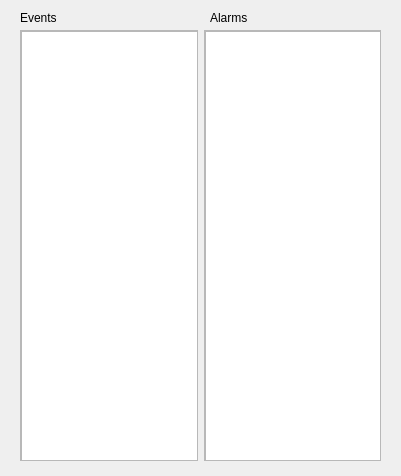
<?xml version="1.0" encoding="UTF-8"?>
<ui version="4.0">
 <class>EventWindow</class>
 <widget class="QDialog" name="EventWindow">
  <property name="geometry">
   <rect>
    <x>0</x>
    <y>0</y>
    <width>401</width>
    <height>476</height>
   </rect>
  </property>
  <property name="sizePolicy">
   <sizepolicy hsizetype="Fixed" vsizetype="Fixed">
    <horstretch>0</horstretch>
    <verstretch>0</verstretch>
   </sizepolicy>
  </property>
  <property name="minimumSize">
   <size>
    <width>401</width>
    <height>476</height>
   </size>
  </property>
  <property name="maximumSize">
   <size>
    <width>401</width>
    <height>476</height>
   </size>
  </property>
  <property name="windowTitle">
   <string>Dialog</string>
  </property>
  <widget class="QWidget" name="layoutWidget">
   <property name="geometry">
    <rect>
     <x>20</x>
     <y>30</y>
     <width>361</width>
     <height>431</height>
    </rect>
   </property>
   <layout class="QHBoxLayout" name="horizontalLayout">
    <item>
     <widget class="QScrollArea" name="scrollArea">
      <property name="widgetResizable">
       <bool>true</bool>
      </property>
      <widget class="QWidget" name="scrollAreaWidgetContents">
       <property name="geometry">
        <rect>
         <x>0</x>
         <y>0</y>
         <width>174</width>
         <height>427</height>
        </rect>
       </property>
       <widget class="QListView" name="eventList">
        <property name="geometry">
         <rect>
          <x>0</x>
          <y>0</y>
          <width>181</width>
          <height>441</height>
         </rect>
        </property>
       </widget>
      </widget>
     </widget>
    </item>
    <item>
     <widget class="QScrollArea" name="scrollArea_2">
      <property name="widgetResizable">
       <bool>true</bool>
      </property>
      <widget class="QWidget" name="scrollAreaWidgetContents_2">
       <property name="geometry">
        <rect>
         <x>0</x>
         <y>0</y>
         <width>174</width>
         <height>427</height>
        </rect>
       </property>
       <widget class="QListView" name="alarmList">
        <property name="geometry">
         <rect>
          <x>0</x>
          <y>0</y>
          <width>181</width>
          <height>441</height>
         </rect>
        </property>
       </widget>
      </widget>
     </widget>
    </item>
   </layout>
  </widget>
  <widget class="QLabel" name="label">
   <property name="geometry">
    <rect>
     <x>20</x>
     <y>10</y>
     <width>55</width>
     <height>16</height>
    </rect>
   </property>
   <property name="text">
    <string>Events</string>
   </property>
  </widget>
  <widget class="QLabel" name="label_2">
   <property name="geometry">
    <rect>
     <x>210</x>
     <y>10</y>
     <width>55</width>
     <height>16</height>
    </rect>
   </property>
   <property name="text">
    <string>Alarms</string>
   </property>
  </widget>
 </widget>
 <resources/>
 <connections/>
</ui>
